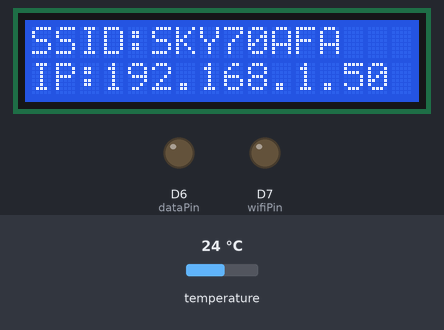
A sketch run on a simulated Arduino MKR. Shown: 16×2 character LCD, output pins drawn as LEDs (lit = HIGH). The test bench sets the inputs (shaded band); at power-on: temperature 24 °C. WiFi joins after 1.5 s; servers stay silent unless stated; uploads are accepted with an empty reply; the local clock reads 2024-03-15 10:24:30 at power-on unless the sketch sets it; what the sketch prints to the serial monitor is not drawn.

Above: at 11.6 s.
At 17.7 s:
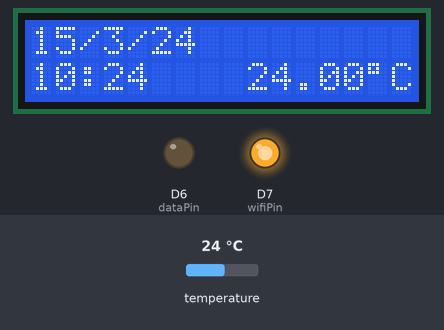
17.8 s: temperature set to 12 °C
At 23.1 s:
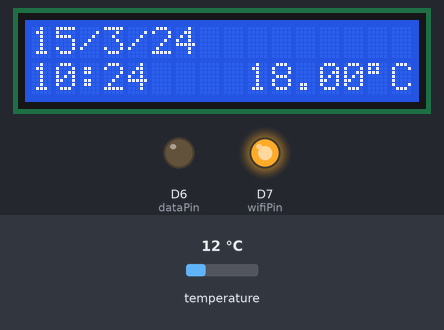
23.4 s: temperature set to 19 °C
At 28.4 s:
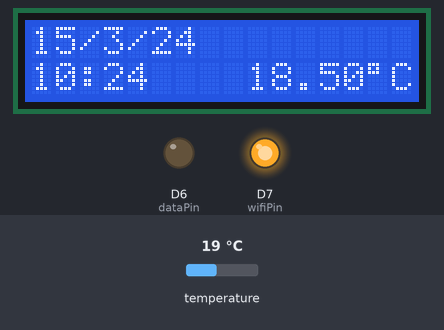
28.7 s: temperature set to 28 °C
At 33.5 s:
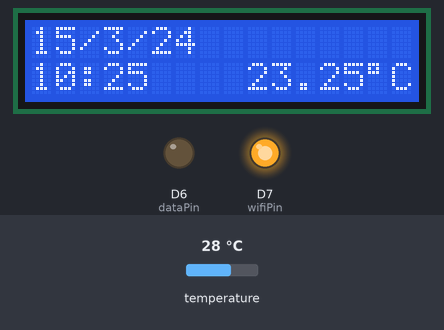
Timing chart, 0 to 35.0 s (numbered marks = the images above; inputs shaded):
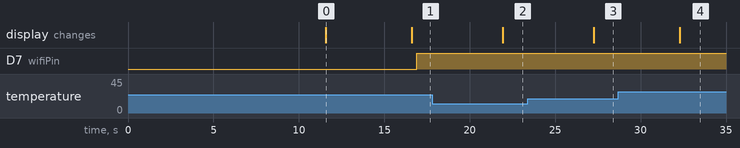

Measured:
- after the input at 17.8 s, the display: changes after 4.1 s (image 2)
- after the input at 23.4 s, the display: changes after 3.9 s (image 3)
- what the display in image 0 shows lasts 5.0 s, from 11.6 s to 16.6 s

The sketch:

router_connect_with_LCD_display_and_thermometer_and_SMS_v4.ino
```cpp
// include the library code:
#include <LiquidCrystal.h>
#include <RTCZero.h>
#include <WiFi101.h>
#include <WiFiServer.h>
#include <WiFiSSLClient.h>
#include "Adafruit_MCP9808.h"

// initialize the library with the numbers of the interface pins
LiquidCrystal lcd(5, 4, 3, 1, 2, 0);
// initialize Real Time Clock
RTCZero rtc;
// initialize wifi variables
char ssid[] = "SKY70AFA";     //  your network SSID (name)
char pass[] = "BSCABDYR";  // your network password
//for demonstration use these
//char ssid[] = "AndroidHotspot2220";     //  your network SSID (name)
//char pass[] = "a6e8a9f1f3de";  // your network password
int status = WL_IDLE_STATUS;     // the WiFi radio's status
// initialize temperature variables
int sensorPin = 13;
float currentTemp;
float lastTemp;
String temperatureStatus = "";
WiFiServer server(80);
WiFiSSLClient client;
//Initialise the variables for the SMS functionality
//ThingSpeak server
char ThingSpeakAddress[] = "api.thingspeak.com";
//ThingSpeak variables
//API key for the Thingspeak ThingHTTP already configured
const String writeDataAPIKey = "3D8WDZDLAK8AVRYL";
const String FireApiKey = "6KH4OU270WPSTOGV";
const String ColdApiKey = "KOUPGWRNCHB96VCJ";
const String ApiKey21_22C = "0XHT58NLRKHG3XRI";
const String ApiKey23_24C = "S3D88BNWLBZ071LO";
const String HotApiKey = "VSTKJ02D7UVFD9ZH";
//the number the message should be sent to
const String sendNumber = "+447593699374";
//variable which serves as flag to say
//when to send data to ThingSpeak channel
boolean dataSent;
//if DHCP fails, use a static IP
IPAddress ip(192,168,0,177);
// Create the MCP9808 temperature sensor object
Adafruit_MCP9808 tempsensor = Adafruit_MCP9808();
//additional veriables for LEDs
int wifiPin = 7;
int dataPin = 6;
boolean lightOn = false;

void setup() {
  // set up the LCD's number of columns and rows:
  lcd.begin(16, 2);
  // initialize RTC
  rtc.begin();
  // no data has been sent yet
  dataSent = false;
  // setup the pins for the LEDs
  pinMode(wifiPin, OUTPUT);
  pinMode(dataPin, OUTPUT);

  if (WiFi.status() == WL_NO_SHIELD) { // if shield not present
    lcd.clear();
    lcd.setCursor(0, 0);
    Serial.print("WiFi101 shield: ");
    lcd.setCursor(0, 1);
    lcd.println("NOT PRESENT");
    return; // don't continue
  }

  while ( status != WL_CONNECTED) {
    // Connecting message
    lcd.clear();
    lcd.setCursor(0, 0);
    lcd.print("WiFi network");
    lcd.setCursor(0, 1);
    lcd.print("Connecting ...");

    // Connect to WPA/WPA2 network.
    status = WiFi.begin(ssid, pass);
    // wait 10 seconds for connection:
    delay(10 * 1000);
  }

    if (!tempsensor.begin()) {
    Serial.println("Couldn't find MCP9808!");
    while (1);
  }

  printWifiStatus(); // Connected status output
  delay(5 * 1000);
  lcd.clear();
}

void loop() {
rtc.setEpoch(WiFi.getTime());
float readTemp = tempsensor.readTempC();
if (lastTemp == 0) currentTemp = readTemp;
else currentTemp = (readTemp + lastTemp) / 2;
lcd.setCursor(0,0);
lcd.print(rtc.getDay()); lcd.print("/"); lcd.print(rtc.getMonth()); lcd.print("/"); lcd.print(rtc.getYear());;
lcd.setCursor(0,1);
if (rtc.getHours() < 10) {
if (rtc.getMinutes() < 10) {
  lcd.print("0"); lcd.print(rtc.getHours()); lcd.print(":"); lcd.print("0"); lcd.print(rtc.getMinutes());
}
else {
  lcd.print("0"); lcd.print(rtc.getHours()); lcd.print(":"); lcd.print(rtc.getMinutes());
}
}
else {
  if (rtc.getMinutes() < 10) {
  lcd.print(rtc.getHours()); lcd.print(":"); lcd.print("0"); lcd.print(rtc.getMinutes());
}
else {
  lcd.print(rtc.getHours()); lcd.print(":"); lcd.print(rtc.getMinutes());
}
}
if (currentTemp < 10) lcd.setCursor(10,1);
else lcd.setCursor(9,1);
lcd.print(currentTemp); lcd.print((char)223); lcd.print("C");

if (currentTemp >= 21 && currentTemp <= 22.5 && temperatureStatus != "21-22") {
  temperatureStatus = "21-22";
  sendSMS(sendNumber, ApiKey21_22C);
}
else if (currentTemp >= 23 && currentTemp <= 24.5 && temperatureStatus != "23-24"){
  temperatureStatus = "23-24";
  sendSMS(sendNumber, ApiKey23_24C);
}
else if (currentTemp < 20.8 && temperatureStatus != "Cold") {
  temperatureStatus = "Cold";
  sendSMS(sendNumber, ColdApiKey);
}
else if (currentTemp > 25 && currentTemp < 40 && temperatureStatus != "Hot"){
  temperatureStatus = "Hot";
  sendSMS(sendNumber, HotApiKey);
}
else if (currentTemp > 40 && temperatureStatus != "Fire"){
  temperatureStatus = "Fire";
  sendSMS(sendNumber, FireApiKey);
}
if (WiFi.status() == WL_CONNECTED && !lightOn){
  digitalWrite(wifiPin, HIGH);   // sets the LED on
  lightOn = true;
}
if (WiFi.status() != WL_CONNECTED){
  digitalWrite(wifiPin, LOW);    // sets the LED off
  lightOn = false;
  //try to reconnect
  status = WiFi.begin(ssid, pass);
}

//String temp = String(currentTemp);
if ((int)rtc.getMinutes() % 10 == 1) {
  dataSent = false;
}
else if (!dataSent) {
if ((int)rtc.getMinutes() % 10 == 0) {
  saveRecordedTemp("field1=" + String(currentTemp));
  dataSent = true;
}
}
lastTemp = currentTemp;
delay(5 * 1000);
}

void printWifiStatus() {
  // print the SSID of the network you're attached to:
  lcd.clear();
  lcd.setCursor(0, 0);
  lcd.print("SSID:");
  lcd.print(WiFi.SSID());

  // print your WiFi shield's IP address:
  IPAddress ip = WiFi.localIP();
  lcd.setCursor(0, 1);
  lcd.print("IP:");
  lcd.print(ip);
}

void sendSMS(String number, String apiKey) {
  // Make a TCP connection to remote host
  // Using SSL encryption to invoke an
  if (client.connectSSL(ThingSpeakAddress, 443))
  {
    //should look like this...
    //api.thingspeak.com/apps/thinghttp/send_request?api_key={api key}&number={send to number}
    client.print("GET /apps/thinghttp/send_request?api_key=");
    client.print(apiKey);
    client.print("&number=");
    client.print(number);
    client.println(" HTTP/1.1");
    client.print("Host: ");
    client.println(ThingSpeakAddress);
    client.println("Connection: close");
    client.println();
  }
  else
  {
    Serial.println(F("Connection failed"));
  }

  // Check for a response from the server, and route it
  // out the serial port.
  while (client.connected())
  {
    if ( client.available() )
    {
      char c = client.read();
      Serial.print(c);
    }
  }
  Serial.println();
  client.stop();
}

void saveRecordedTemp(String data) {
  if (client.connectSSL(ThingSpeakAddress, 443)) {
    digitalWrite(dataPin, HIGH);
    client.print("POST /update HTTP/1.1\n");
    client.print("Host: api.thingspeak.com\n");
    client.print("Connection: close\n");
    client.print("X-THINGSPEAKAPIKEY: " + writeDataAPIKey + "\n");
    client.print("Content-Type: application/x-www-form-urlencoded\n");
    client.print("Content-Length: ");
    client.print(data.length());
    client.print("\n\n");
    client.print(data);
    digitalWrite(dataPin, LOW);

    if (client.connected()) {
      Serial.println("Sending Data to ThingSpeak...");
      Serial.println();
    }
  }
}
```
